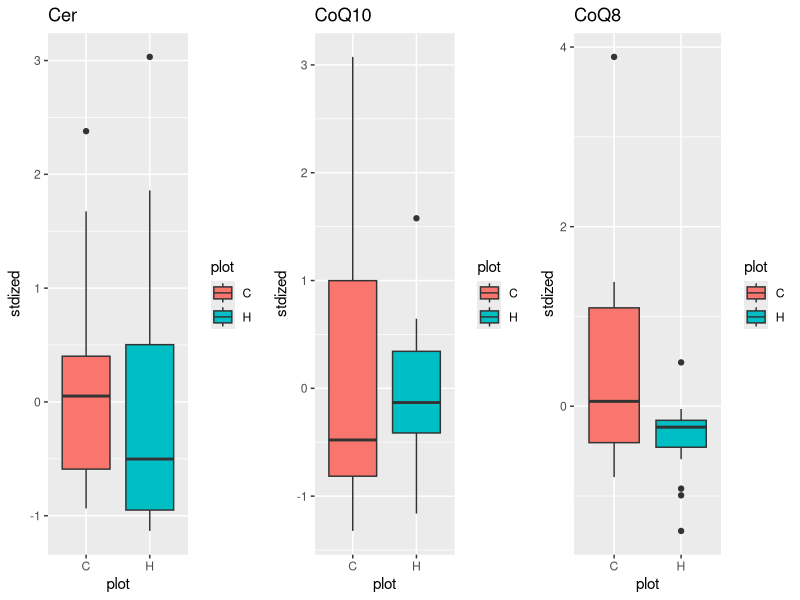

Source code (R):
## ---- chunk 1
knitr::opts_chunk$set(echo = TRUE)
## ---- chunk 2
POS <- read.csv("Blanchard_Lipid_POS.csv", header=TRUE)
NEG <- read.csv("Blanchard_Lipid_NEG.csv", header=TRUE)
### Cleaned names
names(POS) <- gsub(x = names(POS), pattern = "_POS", replacement = "_")  
names(NEG) <- gsub(x=names(POS), pattern="_NEG", replacement="_")
### add Column with POS or NEG
POS$charge <- c("POS","POS","POS","POS","POS","POS","POS","POS","POS","POS","POS","POS","POS","POS","POS","POS","POS","POS","POS","POS","POS","POS","POS","POS","POS","POS","POS","POS","POS","POS","POS","POS","POS","POS","POS","POS","POS","POS","POS","POS","POS","POS","POS","POS","POS","POS","POS","POS","POS","POS","POS","POS","POS","POS","POS","POS","POS","POS","POS","POS","POS","POS","POS","POS","POS","POS","POS","POS","POS","POS","POS","POS","POS","POS","POS","POS","POS","POS","POS","POS","POS","POS","POS","POS","POS","POS","POS","POS","POS","POS","POS","POS","POS","POS","POS","POS","POS","POS","POS","POS","POS","POS","POS","POS","POS","POS","POS","POS","POS","POS","POS","POS","POS","POS","POS","POS","POS")
NEG$charge <- c("NEG","NEG","NEG","NEG","NEG","NEG","NEG","NEG","NEG","NEG","NEG","NEG","NEG","NEG","NEG","NEG","NEG","NEG","NEG","NEG","NEG","NEG","NEG","NEG","NEG","NEG","NEG","NEG","NEG","NEG","NEG","NEG","NEG","NEG","NEG","NEG","NEG","NEG","NEG","NEG","NEG","NEG","NEG","NEG","NEG","NEG","NEG","NEG","NEG","NEG","NEG","NEG","NEG","NEG","NEG","NEG","NEG","NEG","NEG","NEG","NEG","NEG","NEG","NEG","NEG","NEG","NEG","NEG","NEG","NEG","NEG","NEG","NEG","NEG","NEG")
combined <- merge(POS, NEG, by=c("row.identity", "Blanch_Nat_Lip_C_12_AB_M_17_", "Blanch_Nat_Lip_C_19_AB_O_26_", "Blanch_Nat_Lip_H_17_AB_O_22_", "Blanch_Nat_Lip_H_30_AB_M_11_", "Blanch_Nat_Lip_C_19_AB_M_16_", "Blanch_Nat_Lip_C_27_AB_O_21_", "Blanch_Nat_Lip_C_12_AB_O_25_", "Blanch_Nat_Lip_C_14_AB_M_27_", "Blanch_Nat_Lip_C_14_AB_O_09_", "Blanch_Nat_Lip_C_30_AB_M_14_", "Blanch_Nat_Lip_C_34_AB_O_10_", "Blanch_Nat_Lip_C_4_AB_M_08_",  "Blanch_Nat_Lip_C_4_AB_O_04_",  "Blanch_Nat_Lip_H_28_AB_M_03_", "Blanch_Nat_Lip_H_11_AB_M_13_", "Blanch_Nat_Lip_H_17_AB_M_18_", "Blanch_Nat_Lip_H_26_AB_M_12_", "Blanch_Nat_Lip_C_7_AB_M_07_",  "Blanch_Nat_Lip_H_11_AB_O_24_", "Blanch_Nat_Lip_H_2B_M_02_",   "Blanch_Nat_Lip_H_2_AB_M_23_",  "Blanch_Nat_Lip_H_32_AB_M_20_", "Blanch_Nat_Lip_H_2_AB_O_15_",  "Blanch_Nat_Lip_H_32_AB_O_19_", "Blanch_Nat_Lip_H_34_AB_M_01_", "Blanch_Nat_Lip_H_4_AB_O_06_",  "Blanch_Nat_Lip_H_4_AB_M_05_",  "charge"))
combined <- rbind(POS, NEG)
names(combined) <- gsub(x = names(POS), pattern = "Blanch_Nat_Lip_", replacement = "")  
rc <- combined[,c(-1,-2)]
library(tidyr)
n <- gather(rc, key='plot', value=frequency, "C_12_AB_M_17_", "C_19_AB_M_16_", "C_14_AB_M_27_", "C_30_AB_M_14_", "C_4_AB_M_08_", "C_7_AB_M_07_"  ,"H_30_AB_M_11_"  ,"H_28_AB_M_03_","H_11_AB_M_13_", "H_17_AB_M_18_"  ,   "H_26_AB_M_12_"   ,  "H_2B_M_02_"    ,  "H_2_AB_M_23_", "H_32_AB_M_20_"   ,  "H_34_AB_M_01_"    , "H_4_AB_M_05_"   ,   "C_19_AB_O_26_"  , "C_27_AB_O_21_"    , "C_12_AB_O_25_"     ,"C_14_AB_O_09_"   ,  "C_34_AB_O_10_" , "C_4_AB_O_04_", "H_17_AB_O_22_",  "H_11_AB_O_24_"    , "H_2_AB_O_15_","H_32_AB_O_19_", "H_4_AB_O_06_")
n <- n %>%
  separate(plot, c("plot", "plot_number", "AB", "soil_type", "type_number"), "_")
n$AB <- NULL
n$lipid <- n$row.identity
n$lipid <- gsub("\\(.*","",n$lipid)
n$soil_type <- gsub("02", "M", n$soil_type)
## ---- chunk 3
splitn <- split(n, n$lipid)
# https://stackoverflow.com/questions/34174799/r-get-subset-from-data-frame-filtering-by-year-date-value
## ---- chunk 4
library(caret)
# https://machinelearningmastery.com/pre-process-your-dataset-in-r/
for (i in 1:13){
  r <- splitn[[i]]
  preproc_i <- preProcess(r, method=c("center", "scale"))
  rx <- predict(preproc_i, r)
  splitn[[i]]$stdized <- rx$frequency
}
## ---- chunk 5
plotlist <- list()
library(ggplot2)
for (i in 1:13){
  plotlist[[i]] <- ggplot(splitn[[i]], aes(x=plot, y=stdized, group=plot)) + geom_boxplot(aes(fill=plot)) + ggtitle(splitn[[i]][1,8])
}
## ---- chunk 6
##### I'm not done yet
library(ggpubr)
figure <- ggarrange(plotlist[[1]], plotlist[[2]], plotlist[[3]], ncol=3)
figure
